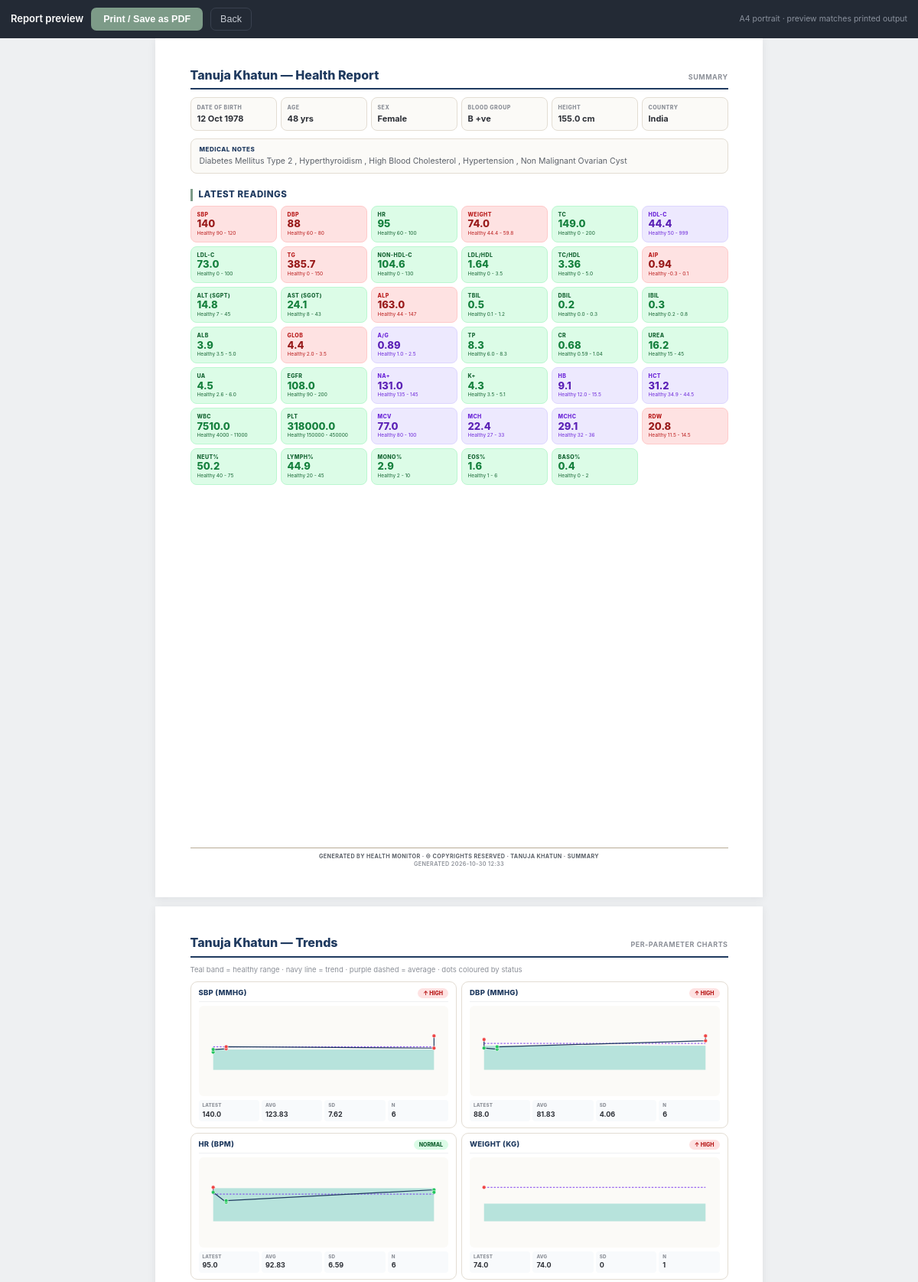
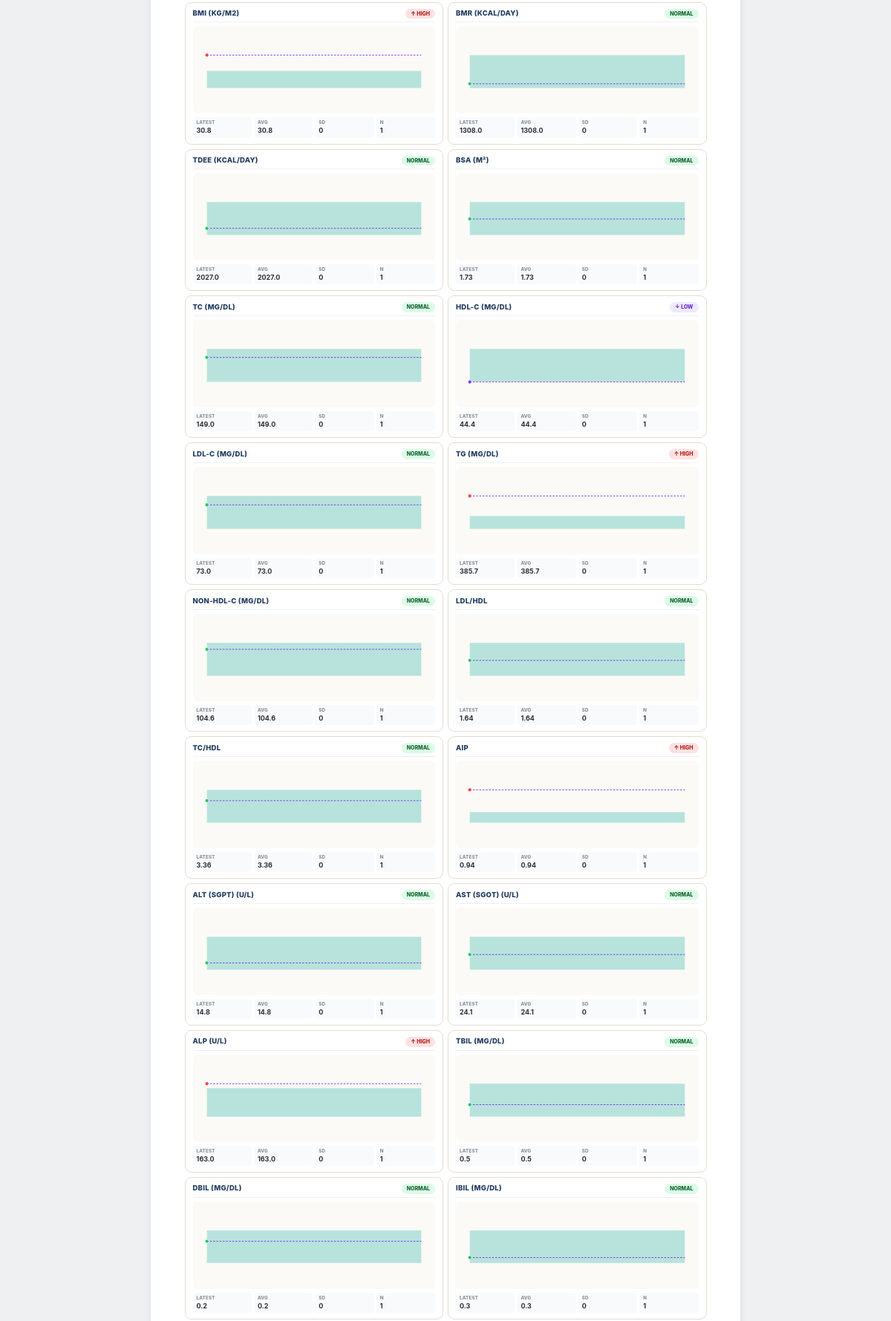
/report/1 (signed in, upper part), run on the app's committed database (2 pictures, top to bottom).
### models.py (models this page shows, shortened)
class FamilyMember(db.Model):
    __tablename__ = "family_member"
    id = db.Column(db.Integer, primary_key=True)
    name = db.Column(db.String(80), unique=True, nullable=False)
    emoji = db.Column(db.String(8))
    dob = db.Column(db.Date)
    sex = db.Column(db.String(10))
    blood_group = db.Column(db.String(8))
    country = db.Column(db.String(8))   # ISO-3166 alpha-2
    height_cm = db.Column(db.Float)   # static height in cm
    waist_cm = db.Column(db.Float)
    hip_cm = db.Column(db.Float)
    neck_cm = db.Column(db.Float)
    body_fat_pct = db.Column(db.Float)
    muscle_mass_kg = db.Column(db.Float)
    bmr_kcal = db.Column(db.Float)
    tdee_kcal = db.Column(db.Float)
    activity_level = db.Column(db.String(20))
    is_pregnant = db.Column(db.Boolean, default=False)
    is_athlete = db.Column(db.Boolean, default=False)
    is_diabetic = db.Column(db.Boolean, default=False)
    notes = db.Column(db.String(300))
    address = db.Column(db.String(300))
    vitals = db.relationship("Vitals", backref="member", lazy=True, cascade="all, delete-orphan")
    labs = db.relationship("LabResult", backref="member", lazy=True, cascade="all, delete-orphan")
    @property
    def age(self):
        if not self.dob:
            return None
        t = date.today()
        return t.year - self.dob.year - ((t.month, t.day) < (self.dob.month, self.dob.day))
    @property
    def flags(self):
        f = []
        if self.is_pregnant: f.append("pregnant")
        if self.is_athlete: f.append("athlete")
        if self.is_diabetic: f.append("diabetic")
        return f

class Vitals(db.Model):
    __tablename__ = "vitals"
    id = db.Column(db.Integer, primary_key=True)
    member_id = db.Column(db.Integer, db.ForeignKey("family_member.id"), nullable=False)
    timestamp = db.Column(db.DateTime, default=datetime.now, index=True)
    systolic = db.Column(db.Integer)
    diastolic = db.Column(db.Integer)
    pulse = db.Column(db.Integer)
    weight_kg = db.Column(db.Float)
    height_cm = db.Column(db.Float)
    temp_c = db.Column(db.Float)
    spo2 = db.Column(db.Integer)
    arm = db.Column(db.String(8))      # LEFT / RIGHT
    slot = db.Column(db.String(16))    # MORNING / NOON / AFTERNOON / EVENING / NIGHT
    notes = db.Column(db.String(200))
    @property
    def bmi(self):
        h_cm = self.height_cm or (self.member.height_cm if self.member else None)
        if self.weight_kg and h_cm:
            h = h_cm / 100.0
            return round(self.weight_kg / (h * h), 1)
        return None

class LabResult(db.Model):
    __tablename__ = "lab_result"
    id = db.Column(db.Integer, primary_key=True)
    member_id = db.Column(db.Integer, db.ForeignKey("family_member.id"), nullable=False)
    date = db.Column(db.DateTime, default=datetime.now, index=True)
    lab_name = db.Column(db.String(120))
    fasting_glucose = db.Column(db.Float)
    pp_glucose = db.Column(db.Float)
    hba1c = db.Column(db.Float)
    total_cholesterol = db.Column(db.Float)
    hdl = db.Column(db.Float)
    ldl = db.Column(db.Float)
    triglycerides = db.Column(db.Float)
    creatinine = db.Column(db.Float)
    urea = db.Column(db.Float)
    uric_acid = db.Column(db.Float)
    alt_sgpt = db.Column(db.Float)
    ast_sgot = db.Column(db.Float)
    bilirubin_total = db.Column(db.Float)
    albumin = db.Column(db.Float)
    sodium = db.Column(db.Float)
    potassium = db.Column(db.Float)
    calcium = db.Column(db.Float)
    hemoglobin = db.Column(db.Float)
    wbc = db.Column(db.Float)
    platelets = db.Column(db.Float)
    vitamin_d = db.Column(db.Float)
    vitamin_b12 = db.Column(db.Float)
    crp = db.Column(db.Float)
    tsh = db.Column(db.Float)
    t3 = db.Column(db.Float)
    t4 = db.Column(db.Float)
    free_t3 = db.Column(db.Float)
    free_t4 = db.Column(db.Float)
    cortisol_am = db.Column(db.Float)
    prolactin = db.Column(db.Float)
    testosterone = db.Column(db.Float)
    estrogen = db.Column(db.Float)
    progesterone = db.Column(db.Float)
    lh = db.Column(db.Float)
    fsh = db.Column(db.Float)
    insulin_fasting = db.Column(db.Float)
    alp = db.Column(db.Float)                 # alkaline phosphatase U/L
    ggt = db.Column(db.Float)                 # gamma GT U/L
    total_protein = db.Column(db.Float)       # g/dL
    globulin = db.Column(db.Float)            # g/dL (auto: total_protein - albumin)
    a_g_ratio = db.Column(db.Float)           # auto: albumin / globulin
    chloride = db.Column(db.Float)            # mmol/L
    phosphate = db.Column(db.Float)           # mg/dL
    magnesium = db.Column(db.Float)           # mg/dL
    iron = db.Column(db.Float)                # ug/dL
    ferritin = db.Column(db.Float)            # ng/mL
    tibc = db.Column(db.Float)                # ug/dL
    transferrin_sat = db.Column(db.Float)     # % auto
    ldl_hdl_ratio = db.Column(db.Float)       # auto
    total_hdl_ratio = db.Column(db.Float)     # auto
    non_hdl = db.Column(db.Float)             # auto: total - HDL
    vldl = db.Column(db.Float)                # auto: trig / 5
    aip = db.Column(db.Float)                 # auto: atherogenic index
    egfr = db.Column(db.Float)                # auto: CKD-EPI
    lpa = db.Column(db.Float)                 # lipoprotein(a) nmol/L
    apob = db.Column(db.Float)                # apolipoprotein B mg/dL
    homocysteine = db.Column(db.Float)        # umol/L
    bilirubin_direct = db.Column(db.Float)     # mg/dL
    bilirubin_indirect = db.Column(db.Float)   # mg/dL (auto: total - direct)
    rbc = db.Column(db.Float)                  # million/uL
    mpv = db.Column(db.Float)                  # fL
    pct = db.Column(db.Float)                  # prothrombin time seconds
    fibrinogen = db.Column(db.Float)           # mg/dL
    tt = db.Column(db.Float)                   # thrombin time seconds
    anti_ccp = db.Column(db.Float)             # U/mL
    ra_factor = db.Column(db.Float)            # IU/mL
    ana = db.Column(db.Float)                  # titre
    vitamin_a = db.Column(db.Float)            # ug/dL
    vitamin_e = db.Column(db.Float)            # mg/L
    vitamin_c = db.Column(db.Float)            # mg/dL
    psa_total = db.Column(db.Float)            # ng/mL
    psa_free = db.Column(db.Float)             # ng/mL
    ca125 = db.Column(db.Float)                # U/mL
    ca19_9 = db.Column(db.Float)               # U/mL
    afp = db.Column(db.Float)                  # ng/mL
    cea = db.Column(db.Float)                  # ng/mL
    beta_hcg = db.Column(db.Float)             # mIU/mL
    dhea_s = db.Column(db.Float)               # ug/dL
    shbg = db.Column(db.Float)                 # nmol/L
    free_testosterone = db.Column(db.Float)    # pg/mL (auto if SHBG)
    amh = db.Column(db.Float)                  # ng/mL
    vitamin_k = db.Column(db.Float)            # ng/mL
    ammonia = db.Column(db.Float)              # umol/L
    ldh = db.Column(db.Float)                  # U/L
    ck_total = db.Column(db.Float)             # U/L
    ck_mb = db.Column(db.Float)                # ng/mL
    lipase = db.Column(db.Float)               # U/L
    amylase = db.Column(db.Float)              # U/L
    hematocrit = db.Column(db.Float)          # %
    mcv = db.Column(db.Float)                 # fL (auto)
    mch = db.Column(db.Float)                 # pg (auto)
    mchc = db.Column(db.Float)                # g/dL (auto)
    rdw = db.Column(db.Float)                 # %
    neutrophils_pct = db.Column(db.Float)
    lymphocytes_pct = db.Column(db.Float)
    monocytes_pct = db.Column(db.Float)
    eosinophils_pct = db.Column(db.Float)
    basophils_pct = db.Column(db.Float)
    esr = db.Column(db.Float)                 # mm/hr
    pt_inr = db.Column(db.Float)
    aptt = db.Column(db.Float)                # seconds
    d_dimer = db.Column(db.Float)             # ug/mL FEU
    c_peptide = db.Column(db.Float)           # ng/mL
    homa_ir = db.Column(db.Float)             # auto
    homa_beta = db.Column(db.Float)           # auto
    fructosamine = db.Column(db.Float)
    tpo_ab = db.Column(db.Float)              # anti-TPO IU/mL
    thyroglobulin = db.Column(db.Float)
    folate = db.Column(db.Float)              # ng/mL
    zinc = db.Column(db.Float)                # ug/dL
    copper = db.Column(db.Float)              # ug/dL
    selenium = db.Column(db.Float)            # ug/L
    homocysteine = db.Column(db.Float)
    troponin = db.Column(db.Float)            # ng/mL
    bnp = db.Column(db.Float)                 # pg/mL
    esr_done = db.Column(db.Boolean, default=False)

### app.py (the view)
@app.route("/report/<int:mid>")
@A.login_required
def report(mid):
    m = FamilyMember.query.get_or_404(mid)
    vitals = Vitals.query.filter_by(member_id=mid).order_by(Vitals.timestamp).all()
    labs = LabResult.query.filter_by(member_id=mid).order_by(LabResult.date).all()
    age, sex, flags = ctx(m)
    latest_v = vitals[-1] if vitals else None
    latest_l = labs[-1] if labs else None
    latest_weight_v = latest_weight_record(vitals)
    def _range_text(metric):
        r = metric_range(metric, age, sex, flags, m)
        if not r:
            return ""
        return "{0} - {1}".format(r["low"], r["high"])
    summary = []
    if latest_v:
        for metric in ("systolic","diastolic","pulse","bmi","spo2"):
            val = getattr(latest_v, metric, None)
            if val is None:
                continue
            summary.append({
                "metric": metric,
                "label": metric_label(metric),
                "value": val,
                "status": R.classify(metric, val, age, sex, flags),
                "range_text": _range_text(metric),
            })
    if latest_weight_v:
        wr = metric_range("weight_kg", age, sex, flags, m)
        summary.append({"metric": "weight_kg", "label": metric_label("weight_kg"),
                        "value": latest_weight_v.weight_kg,
                        "status": metric_classify("weight_kg", latest_weight_v.weight_kg, age, sex, flags, member=m) if wr else "unknown",
                        "range_text": ("%.4g - %.4g" % (wr["low"], wr["high"])) if wr else "-"})
    if latest_l:
        for metric in LAB_FIELDS:
            val = getattr(latest_l, metric, None)
            if val is None:
                continue
            summary.append({
                "metric": metric,
                "label": metric_label(metric),
                "value": val,
                "status": R.classify(metric, val, age, sex, flags),
                "range_text": _range_text(metric),
            })
    clinical_tests_raw = ClinicalTestResult.query.filter_by(member_id=mid).order_by(ClinicalTestResult.date).all()
    clinical_tests = clinical_test_display_rows(m, clinical_tests_raw)
    overall = overall_health(m, vitals, labs, clinical_tests_raw)
    charts = build_print_charts_svg(m, vitals, labs)
    medicines = (Medicine.query.filter_by(member_id=mid)
                 .order_by(Medicine.ended.is_(None).desc(),
                           Medicine.started.desc()).all())
    weights = (Vitals.query.filter_by(member_id=mid)
               .filter(Vitals.weight_kg.isnot(None))
               .order_by(Vitals.timestamp).all())
    anthropo = autocalc_anthropometric(m, latest_weight_v.weight_kg if latest_weight_v else None)
    stats_blocks = overall.get("rows", [])
    return render_template(
        "print_report.html",
        member=m, vitals=vitals, labs=labs,
        lab_fields=LAB_FIELDS, vital_fields=VITAL_SHOW,
        age=age, sex=sex, flags=flags,
        friendly=R.FRIENDLY, classify=R.classify,
        summary=summary, charts=charts, medicines=medicines, weights=weights,
        units=UNITS,
        biochem_fields=BIOCHEM_FIELDS, haem_fields=HAEM_FIELDS, anthropo=anthropo, overall=overall, stats_blocks=stats_blocks, clinical_tests=clinical_tests, test_category_labels=TEST_CATEGORY_LABELS,
        now=datetime.now().strftime("%Y-%m-%d %H:%M"),
    )

### templates/print_report.html (shortened to what this page needs)
<!DOCTYPE html>
<html lang="en">
<head>
</head>
<body>
<div class="preview-bar no-print">
  <span class="title">Report preview</span>
  <button onclick="window.print()">Print / Save as PDF</button>
  <button class="ghost" onclick="safeBack()">Back</button>
  <span class="sub">A4 portrait · preview matches printed output</span>
</div>
<section class="page">
  <div class="rpt-head">
    <h1>{{ member.name }} &mdash; Health Report</h1>
    <span class="sub">Summary</span>
  </div>
  <div class="meta-strip">
    <div class="meta-cell"><span>Date of birth</span><b>{{ member.dob.strftime('%d %b %Y') if member.dob else '-' }}</b></div>
    <div class="meta-cell"><span>Age</span><b>{{ age or '-' }} yrs</b></div>
    <div class="meta-cell"><span>Sex</span><b>{{ 'Male' if sex=='M' else 'Female' if sex=='F' else '-' }}</b></div>
    <div class="meta-cell"><span>Blood group</span><b>{{ member.blood_group or '-' }}</b></div>
    <div class="meta-cell"><span>Height</span><b>{{ (member.height_cm ~ ' cm') if member.height_cm else '-' }}</b></div>
    <div class="meta-cell"><span>Country</span><b>{{ country_name(member.country) if member.country else '-' }}</b></div>
  </div>
  {% if member.notes %}
  <div class="notes-row"><b>Medical notes</b>{{ member.notes }}</div>
  {% endif %}
  <div class="sec-title">Latest readings</div>
  {% if summary %}
  <div class="caps-grid">
    {% for s in summary %}
    <div class="cap {{ s.status }}">
      <div class="cp-l">{{ s.label }}</div>
      <div class="cp-v">{{ s.value }}</div>
      <div class="cp-r">Healthy {{ s.range_text }}</div>
    </div>
    {% endfor %}
  </div>
  {% else %}
  <p style="color:#8c9098;font-size:10px">No readings yet.</p>
  {% endif %}
  <div class="rpt-foot">
    GENERATED BY HEALTH MONITOR · © COPYRIGHTS RESERVED ·
    {{ member.name }} · SUMMARY
    <div class="stamp">Generated {{ now }}</div>
  </div>
</section>
<section class="page">
  <div class="rpt-head">
    <h1>{{ member.name }} &mdash; Trends</h1>
    <span class="sub">Per-parameter charts</span>
  </div>
  <p style="font-size:9.5px;color:#8c9098;margin:0 0 8px">
    Teal band = healthy range · navy line = trend ·
    purple dashed = average · dots coloured by status
  </p>
  {% if charts and charts|length > 0 %}
  <div class="trends-grid">
    {% for c in charts %}
    <div class="trend-card">
      <div class="tc-head">
        <span class="tc-name">{{ c.title }}{% if c.unit %} ({{ c.unit }}){% endif %}</span>
        <span class="tc-status {{ c.status }}">
          {% if c.status == 'high' %}↑ HIGH
          {% elif c.status == 'low' %}↓ LOW
          {% elif c.status == 'normal' %}NORMAL
          {% else %}—{% endif %}
        </span>
      </div>
      <div class="tc-svg">{{ c.svg|safe }}</div>
      <div class="tc-stats">
        <div><span>Latest</span><b>{{ c.stats.latest if c.stats.latest is not none else '-' }}</b></div>
        <div><span>Avg</span><b>{{ c.stats.avg if c.stats.avg is not none else '-' }}</b></div>
        <div><span>SD</span><b>{{ c.stats.sd if c.stats.sd is not none else '-' }}</b></div>
        <div><span>N</span><b>{{ c.stats.n }}</b></div>
      </div>
    </div>
    {% endfor %}
  </div>
  {% else %}
  <p style="color:#8c9098;font-size:10px">No charts yet — add vitals or lab values first.</p>
  {% endif %}
</section>
</body>
</html>

### data on the page
FamilyMember: name "Tanuja Khatun", dob "12 Oct 1978", blood_group "B +ve", height_cm "155.0 cm", country "India", notes "Diabetes Mellitus Type 2 , Hyperthyroidism , High Blood Cholesterol , Hypertension , Non Malignant Ovarian Cyst", name "TANUJA KHATUN"
Vitals: label "WEIGHT", value "74.0", range_text "44.4 - 59.8", stats "74.0"
LabResult: label "TC", value "149.0", range_text "0 - 200", label "HDL-C", value "44.4", range_text "50 - 999", label "LDL-C", value "73.0", range_text "0 - 100", label "TG", value "385.7", range_text "0 - 150", label "NON-HDL-C", value "104.6", range_text "0 - 130", label "LDL/HDL", value "1.64", range_text "0 - 3.5", label "TC/HDL", value "3.36", range_text "0 - 5.0", label "AIP", value "0.94", range_text "-0.3 - 0.1", label "ALT (SGPT)", value "14.8", range_text "7 - 45", label "AST (SGOT)", value "24.1", range_text "8 - 43", label "ALP", value "163.0", range_text "44 - 147", label "TBIL", value "0.5", range_text "0.1 - 1.2", label "DBIL", value "0.2", range_text "0.0 - 0.3", label "IBIL", value "0.3", range_text "0.2 - 0.8", label "ALB", value "3.9", range_text "3.5 - 5.0", label "GLOB", value "4.4", range_text "2.0 - 3.5", label "A/G", value "0.89", range_text "1.0 - 2.5", label "TP", value "8.3", range_text "6.0 - 8.3", label "CR", value "0.68", range_text "0.59 - 1.04", label "UREA", value "16.2", range_text "15 - 45", label "UA", value "4.5", range_text "2.6 - 6.0", label "EGFR", value "108.0", range_text "90 - 200", label "NA+", value "131.0", range_text "135 - 145", label "K+", value "4.3", range_text "3.5 - 5.1", label "HB", value "9.1", range_text "12.0 - 15.5", label "HCT", value "31.2", range_text "34.9 - 44.5", label "WBC", value "7510.0", range_text "4000 - 11000", label "PLT", value "318000.0", range_text "150000 - 450000", label "MCV", value "77.0", range_text "80 - 100", label "MCH", value "22.4", range_text "27 - 33", label "MCHC", value "29.1", range_text "32 - 36", label "RDW", value "20.8", range_text "11.5 - 14.5", label "NEUT%", value "50.2", range_text "40 - 75", label "LYMPH%", value "44.9", range_text "20 - 45", label "MONO%", value "2.9", range_text "2 - 10", label "EOS%", value "1.6", range_text "1 - 6", label "BASO%", value "0.4", range_text "0 - 2", stats "149.0" "44.4" "73.0" "385.7" "104.6" "1.64" "3.36" "0.94" "14.8" "24.1" "163.0" "0.5" "0.2" "0.3"

### other printed values
{{ age or '-' }} "48"
{{ 'Male' if sex=='M' else 'Female' if sex=='F' else '-' }} "Female"
{{ s.label }} "SBP" "DBP" "HR"
{{ s.value }} "140" "88" "95"
{{ s.range_text }} "90 - 120" "60 - 80" "60 - 100"
{{ c.title }} "SBP" "DBP" "HR" "WEIGHT" "BMI" "BMR" "TDEE" "BSA" "TC" "HDL-C" "LDL-C" "TG" "NON-HDL-C" "LDL/HDL" "TC/HDL" "AIP" "ALT (SGPT)" "AST (SGOT)" "ALP" "TBIL" "DBIL" "IBIL"
{{ c.unit }} "MMHG" "MMHG" "BPM" "KG" "KG/M2" "KCAL/DAY" "KCAL/DAY" "M²" "MG/DL" "MG/DL" "MG/DL" "MG/DL" "MG/DL" "U/L" "U/L" "U/L" "MG/DL" "MG/DL" "MG/DL"
{{ c.stats.latest if c.stats.latest is not none else '-' }} "140.0" "88.0" "95.0" "30.8" "1308.0" "2027.0" "1.73"
{{ c.stats.avg if c.stats.avg is not none else '-' }} "123.83" "81.83" "92.83" "74.0" "30.8" "1308.0" "2027.0" "1.73" "149.0" "44.4" "73.0" "385.7" "104.6" "1.64" "3.36" "0.94" "14.8" "24.1" "163.0" "0.5" "0.2" "0.3"
{{ c.stats.sd if c.stats.sd is not none else '-' }} "7.62" "4.06" "6.59" "0" "0" "0" "0" "0" "0" "0" "0" "0" "0" "0" "0" "0" "0" "0" "0" "0" "0" "0"
{{ c.stats.n }} "6" "6" "6" "1" "1" "1" "1" "1" "1" "1" "1" "1" "1" "1" "1" "1" "1" "1" "1" "1" "1" "1"
